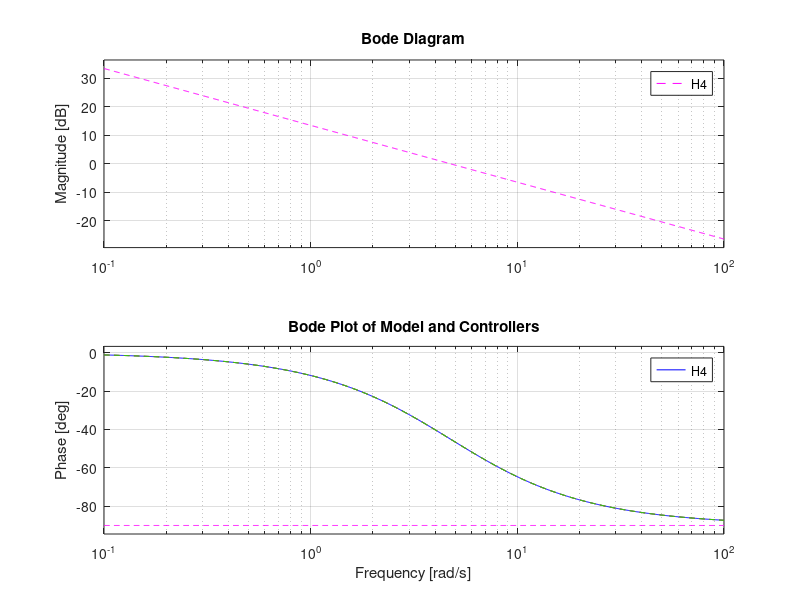

The MATLAB script that drew this image: (Note: this script raises an error after producing the figure.)
p = get(gcf, 'Position')           % These two lines makes the figuresappear the same
set(0, 'DefaultFigurePosition', p) % place on the screen as where you left them last
close all;
clear all;
clear home;
clc;

s=tf('s');

R = 0.178;      %The motor's internal resistance
L = 119.26e-6;  %The motor's inductance
ke = 1.89e-3;   %the electromotive constant
kt = 0.0016;   %The motor constant
rt = 0.166/(2*pi);
N = 187/4773;
J = 5.5980e-06;
B = 4.7088e-6;

%K = kt / (R * B + kt * ke )
K = 0.486;
tau = 0.211;
%tau = (R * J )/ (R * B + kt * ke )

num1 = K;
den1 = tau * s + 1;

H1 = num1/den1

x = 1;%Design parameter

Kp = 1/K      %/(K*x)    % Originally 1/K
Ki = Kp/tau % Originally Kp/tau
%proportional controller
H2 = Kp * H1

%proportional controller with feed forward:
H3 = ((1/K)+Kp)*H1

%proportional integral controller (PI)
H4 = (Kp+(Ki/s))*H1
%%
figHnd = figure;
bode(H1, 'b')
% get and display the handles of the figure
bodeHnd = get(figHnd, 'Children')
hold on

bode(H2, '--r')
bode(H3, '--g')
bode(H4, '--m')


%Title and axis labels added
title('Bode Plot of Model and Controllers')

%adding legend use bodeHnd(2) to place the legend in phase plot and bodeHnd(3) to place it in the magnitude plot
legend(bodeHnd(3), '1st Order Model', 'With Proportional Controller', 'Width Feed Forward', 'Proportional Integral Controller', 'Location', 'northeast' )

grid on
set(gca,'GridLineStyle',':', 'GridColor', 'k', 'GridAlpha', .6)

hold off
%Tuned PI
Kp = 0.8;
Ki = 6;
H5 = (Kp+(Ki/s))*H1

figHnd = figure;
bode(H4, 'b') %, {10e0 10e5}
% get and display the handles of the figure
bodeHnd = get(figHnd, 'Children')
ylim(bodeHnd(2), [ -180 0 ]);



%bode(H5, 'b')

%[gain1 phase1] = margin(H4)
%[gain2 phase2] = margin(H5)
%margin(H5)

%Title and axis labels added
title('Bode Plot of PI-Controller')

%adding legend use bodeHnd(2) to place the legend in phase plot and bodeHnd(3) to place it in the magnitude plot
%legend(bodeHnd(3), 'Proportional Integral Controller', 'Location', 'northeast' )

grid on
set(gca,'GridLineStyle',':', 'GridColor', 'k', 'GridAlpha', .6)



